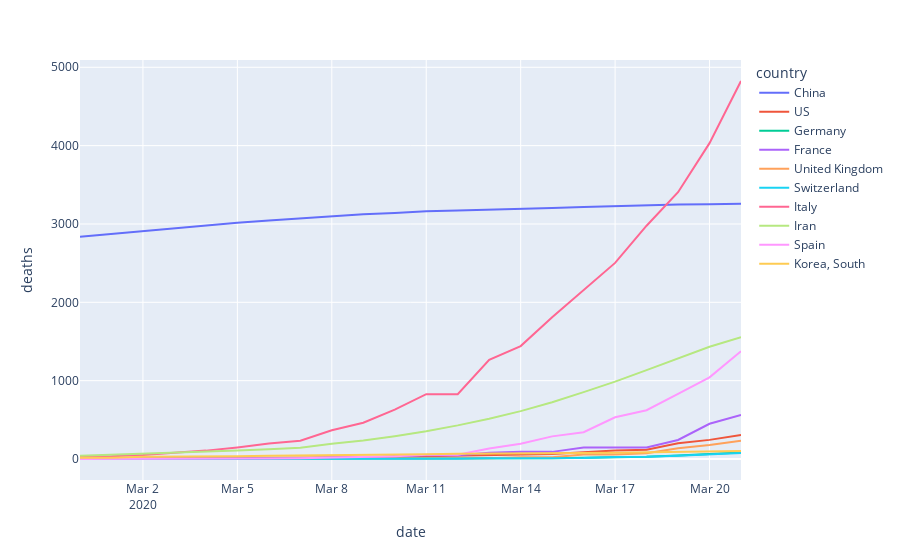
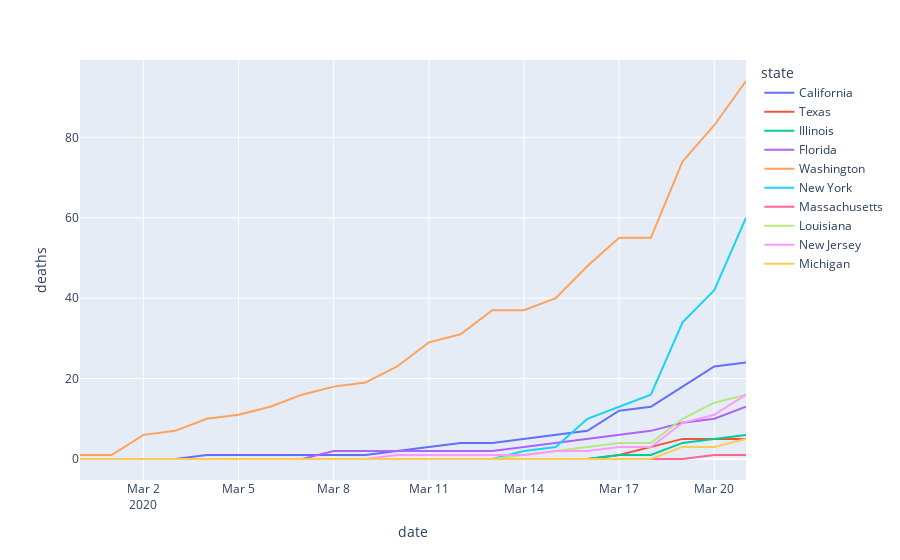

Write notebook code for charts like these, in order.
### Code cell
#### Plot deaths
covidly(scary_country_cases, y="deaths", color="country").show()
covidly(scary_cases, y="deaths").show()

### Figure 1 — Plotly figure (JSON) as saved in the notebook; plotly's stock layout.template omitted (floating-point values rounded to 4 significant figures)
{"data": [{"hoverlabel": {"namelength": 0}, "hovertemplate": "country=China<br>date=%{x}<br>deaths=%{y}", "legendgroup": "China", "line": {"color": "#636efa", "dash": "solid"}, "mode": "lines", "name": "China", "showlegend": true, "type": "scatter", "x": ["2020-02-29T00:00:00", "2020-03-01T00:00:00", "2020-03-02T00:00:00", "2020-03-03T00:00:00", "2020-03-04T00:00:00", "2020-03-05T00:00:00", "2020-03-06T00:00:00", "2020-03-07T00:00:00", "2020-03-08T00:00:00", "2020-03-09T00:00:00", "2020-03-10T00:00:00", "2020-03-11T00:00:00", "2020-03-12T00:00:00", "2020-03-13T00:00:00", "2020-03-14T00:00:00", "2020-03-15T00:00:00", "2020-03-16T00:00:00", "2020-03-17T00:00:00", "2020-03-18T00:00:00", "2020-03-19T00:00:00", "2020-03-20T00:00:00", "2020-03-21T00:00:00"], "xaxis": "x", "y": [2837, 2872, 2914, 2947, 2983, 3015, 3044, 3072, 3100, 3123, 3139, 3161, 3172, 3180, 3193, 3203, 3217, 3230, 3241, 3249, 3253, 3259], "yaxis": "y"}, {"hoverlabel": {"namelength": 0}, "hovertemplate": "country=US<br>date=%{x}<br>deaths=%{y}", "legendgroup": "US", "line": {"color": "#EF553B", "dash": "solid"}, "mode": "lines", "name": "US", "showlegend": true, "type": "scatter", "x": ["2020-02-29T00:00:00", "2020-03-01T00:00:00", "2020-03-02T00:00:00", "2020-03-03T00:00:00", "2020-03-04T00:00:00", "2020-03-05T00:00:00", "2020-03-06T00:00:00", "2020-03-07T00:00:00", "2020-03-08T00:00:00", "2020-03-09T00:00:00", "2020-03-10T00:00:00", "2020-03-11T00:00:00", "2020-03-12T00:00:00", "2020-03-13T00:00:00", "2020-03-14T00:00:00", "2020-03-15T00:00:00", "2020-03-16T00:00:00", "2020-03-17T00:00:00", "2020-03-18T00:00:00", "2020-03-19T00:00:00", "2020-03-20T00:00:00", "2020-03-21T00:00:00"], "xaxis": "x", "y": [1, 1, 6, 7, 11, 12, 14, 17, 21, 22, 28, 36, 40, 47, 54, 63, 85, 108, 118, 200, 244, 307], "yaxis": "y"}, {"hoverlabel": {"namelength": 0}, "hovertemplate": "country=Germany<br>date=%{x}<br>deaths=%{y}", "legendgroup": "Germany", "line": {"color": "#00cc96", "dash": "solid"}, "mode": "lines", "name": "Germany", "showlegend": true, "type": "scatter", "x": ["2020-02-29T00:00:00", "2020-03-01T00:00:00", "2020-03-02T00:00:00", "2020-03-03T00:00:00", "2020-03-04T00:00:00", "2020-03-05T00:00:00", "2020-03-06T00:00:00", "2020-03-07T00:00:00", "2020-03-08T00:00:00", "2020-03-09T00:00:00", "2020-03-10T00:00:00", "2020-03-11T00:00:00", "2020-03-12T00:00:00", "2020-03-13T00:00:00", "2020-03-14T00:00:00", "2020-03-15T00:00:00", "2020-03-16T00:00:00", "2020-03-17T00:00:00", "2020-03-18T00:00:00", "2020-03-19T00:00:00", "2020-03-20T00:00:00", "2020-03-21T00:00:00"], "xaxis": "x", "y": [0, 0, 0, 0, 0, 0, 0, 0, 0, 2, 2, 3, 3, 7, 9, 11, 17, 24, 28, 44, 67, 84], "yaxis": "y"}, {"hoverlabel": {"namelength": 0}, "hovertemplate": "country=France<br>date=%{x}<br>deaths=%{y}", "legendgroup": "France", "line": {"color": "#ab63fa", "dash": "solid"}, "mode": "lines", "name": "France", "showlegend": true, "type": "scatter", "x": ["2020-02-29T00:00:00", "2020-03-01T00:00:00", "2020-03-02T00:00:00", "2020-03-03T00:00:00", "2020-03-04T00:00:00", "2020-03-05T00:00:00", "2020-03-06T00:00:00", "2020-03-07T00:00:00", "2020-03-08T00:00:00", "2020-03-09T00:00:00", "2020-03-10T00:00:00", "2020-03-11T00:00:00", "2020-03-12T00:00:00", "2020-03-13T00:00:00", "2020-03-14T00:00:00", "2020-03-15T00:00:00", "2020-03-16T00:00:00", "2020-03-17T00:00:00", "2020-03-18T00:00:00", "2020-03-19T00:00:00", "2020-03-20T00:00:00", "2020-03-21T00:00:00"], "xaxis": "x", "y": [2, 2, 3, 4, 4, 6, 9, 11, 19, 19, 33, 48, 48, 79, 91, 91, 148, 148, 148, 243, 450, 562], "yaxis": "y"}, {"hoverlabel": {"namelength": 0}, "hovertemplate": "country=United Kingdom<br>date=%{x}<br>deaths=%{y}", "legendgroup": "United Kingdom", "line": {"color": "#FFA15A", "dash": "solid"}, "mode": "lines", "name": "United Kingdom", "showlegend": true, "type": "scatter", "x": ["2020-02-29T00:00:00", "2020-03-01T00:00:00", "2020-03-02T00:00:00", "2020-03-03T00:00:00", "2020-03-04T00:00:00", "2020-03-05T00:00:00", "2020-03-06T00:00:00", "2020-03-07T00:00:00", "2020-03-08T00:00:00", "2020-03-09T00:00:00", "2020-03-10T00:00:00", "2020-03-11T00:00:00", "2020-03-12T00:00:00", "2020-03-13T00:00:00", "2020-03-14T00:00:00", "2020-03-15T00:00:00", "2020-03-16T00:00:00", "2020-03-17T00:00:00", "2020-03-18T00:00:00", "2020-03-19T00:00:00", "2020-03-20T00:00:00", "2020-03-21T00:00:00"], "xaxis": "x", "y": [0, 0, 0, 0, 0, 1, 2, 2, 3, 4, 6, 8, 8, 8, 21, 21, 56, 56, 72, 138, 178, 234], "yaxis": "y"}, {"hoverlabel": {"namelength": 0}, "hovertemplate": "country=Switzerland<br>date=%{x}<br>deaths=%{y}", "legendgroup": "Switzerland", "line": {"color": "#19d3f3", "dash": "solid"}, "mode": "lines", "name": "Switzerland", "showlegend": true, "type": "scatter", "x": ["2020-02-29T00:00:00", "2020-03-01T00:00:00", "2020-03-02T00:00:00", "2020-03-03T00:00:00", "2020-03-04T00:00:00", "2020-03-05T00:00:00", "2020-03-06T00:00:00", "2020-03-07T00:00:00", "2020-03-08T00:00:00", "2020-03-09T00:00:00", "2020-03-10T00:00:00", "2020-03-11T00:00:00", "2020-03-12T00:00:00", "2020-03-13T00:00:00", "2020-03-14T00:00:00", "2020-03-15T00:00:00", "2020-03-16T00:00:00", "2020-03-17T00:00:00", "2020-03-18T00:00:00", "2020-03-19T00:00:00", "2020-03-20T00:00:00", "2020-03-21T00:00:00"], "xaxis": "x", "y": [0, 0, 0, 0, 0, 1, 1, 1, 2, 2, 3, 4, 4, 11, 13, 14, 14, 27, 28, 41, 54, 75], "yaxis": "y"}, {"hoverlabel": {"namelength": 0}, "hovertemplate": "country=Italy<br>date=%{x}<br>deaths=%{y}", "legendgroup": "Italy", "line": {"color": "#FF6692", "dash": "solid"}, "mode": "lines", "name": "Italy", "showlegend": true, "type": "scatter", "x": ["2020-02-29T00:00:00", "2020-03-01T00:00:00", "2020-03-02T00:00:00", "2020-03-03T00:00:00", "2020-03-04T00:00:00", "2020-03-05T00:00:00", "2020-03-06T00:00:00", "2020-03-07T00:00:00", "2020-03-08T00:00:00", "2020-03-09T00:00:00", "2020-03-10T00:00:00", "2020-03-11T00:00:00", "2020-03-12T00:00:00", "2020-03-13T00:00:00", "2020-03-14T00:00:00", "2020-03-15T00:00:00", "2020-03-16T00:00:00", "2020-03-17T00:00:00", "2020-03-18T00:00:00", "2020-03-19T00:00:00", "2020-03-20T00:00:00", "2020-03-21T00:00:00"], "xaxis": "x", "y": [29, 34, 52, 79, 107, 148, 197, 233, 366, 463, 631, 827, 827, 1266, 1441, 1809, 2158, 2503, 2978, 3405, 4032, 4825], "yaxis": "y"}, {"hoverlabel": {"namelength": 0}, "hovertemplate": "country=Iran<br>date=%{x}<br>deaths=%{y}", "legendgroup": "Iran", "line": {"color": "#B6E880", "dash": "solid"}, "mode": "lines", "name": "Iran", "showlegend": true, "type": "scatter", "x": ["2020-02-29T00:00:00", "2020-03-01T00:00:00", "2020-03-02T00:00:00", "2020-03-03T00:00:00", "2020-03-04T00:00:00", "2020-03-05T00:00:00", "2020-03-06T00:00:00", "2020-03-07T00:00:00", "2020-03-08T00:00:00", "2020-03-09T00:00:00", "2020-03-10T00:00:00", "2020-03-11T00:00:00", "2020-03-12T00:00:00", "2020-03-13T00:00:00", "2020-03-14T00:00:00", "2020-03-15T00:00:00", "2020-03-16T00:00:00", "2020-03-17T00:00:00", "2020-03-18T00:00:00", "2020-03-19T00:00:00", "2020-03-20T00:00:00", "2020-03-21T00:00:00"], "xaxis": "x", "y": [43, 54, 66, 77, 92, 107, 124, 145, 194, 237, 291, 354, 429, 514, 611, 724, 853, 988, 1135, 1284, 1433, 1556], "yaxis": "y"}, {"hoverlabel": {"namelength": 0}, "hovertemplate": "country=Spain<br>date=%{x}<br>deaths=%{y}", "legendgroup": "Spain", "line": {"color": "#FF97FF", "dash": "solid"}, "mode": "lines", "name": "Spain", "showlegend": true, "type": "scatter", "x": ["2020-02-29T00:00:00", "2020-03-01T00:00:00", "2020-03-02T00:00:00", "2020-03-03T00:00:00", "2020-03-04T00:00:00", "2020-03-05T00:00:00", "2020-03-06T00:00:00", "2020-03-07T00:00:00", "2020-03-08T00:00:00", "2020-03-09T00:00:00", "2020-03-10T00:00:00", "2020-03-11T00:00:00", "2020-03-12T00:00:00", "2020-03-13T00:00:00", "2020-03-14T00:00:00", "2020-03-15T00:00:00", "2020-03-16T00:00:00", "2020-03-17T00:00:00", "2020-03-18T00:00:00", "2020-03-19T00:00:00", "2020-03-20T00:00:00", "2020-03-21T00:00:00"], "xaxis": "x", "y": [0, 0, 0, 1, 2, 3, 5, 10, 17, 28, 35, 54, 55, 133, 195, 289, 342, 533, 623, 830, 1043, 1375], "yaxis": "y"}, {"hoverlabel": {"namelength": 0}, "hovertemplate": "country=Korea, South<br>date=%{x}<br>deaths=%{y}", "legendgroup": "Korea, South", "line": {"color": "#FECB52", "dash": "solid"}, "mode": "lines", "name": "Korea, South", "showlegend": true, "type": "scatter", "x": ["2020-02-29T00:00:00", "2020-03-01T00:00:00", "2020-03-02T00:00:00", "2020-03-03T00:00:00", "2020-03-04T00:00:00", "2020-03-05T00:00:00", "2020-03-06T00:00:00", "2020-03-07T00:00:00", "2020-03-08T00:00:00", "2020-03-09T00:00:00", "2020-03-10T00:00:00", "2020-03-11T00:00:00", "2020-03-12T00:00:00", "2020-03-13T00:00:00", "2020-03-14T00:00:00", "2020-03-15T00:00:00", "2020-03-16T00:00:00", "2020-03-17T00:00:00", "2020-03-18T00:00:00", "2020-03-19T00:00:00", "2020-03-20T00:00:00", "2020-03-21T00:00:00"], "xaxis": "x", "y": [16, 17, 28, 28, 35, 35, 42, 44, 50, 53, 54, 60, 66, 66, 72, 75, 75, 81, 84, 91, 94, 102], "yaxis": "y"}], "layout": {"legend": {"title": {"text": "country"}, "tracegroupgap": 0}, "margin": {"t": 60}, "xaxis": {"anchor": "y", "domain": [0, 1], "title": {"text": "date"}}, "yaxis": {"anchor": "x", "domain": [0, 1], "title": {"text": "deaths"}}}}

### Figure 2 — Plotly figure (JSON) as saved in the notebook; plotly's stock layout.template omitted (floating-point values rounded to 4 significant figures)
{"data": [{"hoverlabel": {"namelength": 0}, "hovertemplate": "state=California<br>date=%{x}<br>deaths=%{y}", "legendgroup": "California", "line": {"color": "#636efa", "dash": "solid"}, "mode": "lines", "name": "California", "showlegend": true, "type": "scatter", "x": ["2020-02-29T00:00:00", "2020-03-01T00:00:00", "2020-03-02T00:00:00", "2020-03-03T00:00:00", "2020-03-04T00:00:00", "2020-03-05T00:00:00", "2020-03-06T00:00:00", "2020-03-07T00:00:00", "2020-03-08T00:00:00", "2020-03-09T00:00:00", "2020-03-10T00:00:00", "2020-03-11T00:00:00", "2020-03-12T00:00:00", "2020-03-13T00:00:00", "2020-03-14T00:00:00", "2020-03-15T00:00:00", "2020-03-16T00:00:00", "2020-03-17T00:00:00", "2020-03-18T00:00:00", "2020-03-19T00:00:00", "2020-03-20T00:00:00", "2020-03-21T00:00:00"], "xaxis": "x", "y": [0, 0, 0, 0, 1, 1, 1, 1, 1, 1, 2, 3, 4, 4, 5, 6, 7, 12, 13, 18, 23, 24], "yaxis": "y"}, {"hoverlabel": {"namelength": 0}, "hovertemplate": "state=Texas<br>date=%{x}<br>deaths=%{y}", "legendgroup": "Texas", "line": {"color": "#EF553B", "dash": "solid"}, "mode": "lines", "name": "Texas", "showlegend": true, "type": "scatter", "x": ["2020-02-29T00:00:00", "2020-03-01T00:00:00", "2020-03-02T00:00:00", "2020-03-03T00:00:00", "2020-03-04T00:00:00", "2020-03-05T00:00:00", "2020-03-06T00:00:00", "2020-03-07T00:00:00", "2020-03-08T00:00:00", "2020-03-09T00:00:00", "2020-03-10T00:00:00", "2020-03-11T00:00:00", "2020-03-12T00:00:00", "2020-03-13T00:00:00", "2020-03-14T00:00:00", "2020-03-15T00:00:00", "2020-03-16T00:00:00", "2020-03-17T00:00:00", "2020-03-18T00:00:00", "2020-03-19T00:00:00", "2020-03-20T00:00:00", "2020-03-21T00:00:00"], "xaxis": "x", "y": [0, 0, 0, 0, 0, 0, 0, 0, 0, 0, 0, 0, 0, 0, 0, 0, 0, 1, 3, 5, 5, 5], "yaxis": "y"}, {"hoverlabel": {"namelength": 0}, "hovertemplate": "state=Illinois<br>date=%{x}<br>deaths=%{y}", "legendgroup": "Illinois", "line": {"color": "#00cc96", "dash": "solid"}, "mode": "lines", "name": "Illinois", "showlegend": true, "type": "scatter", "x": ["2020-02-29T00:00:00", "2020-03-01T00:00:00", "2020-03-02T00:00:00", "2020-03-03T00:00:00", "2020-03-04T00:00:00", "2020-03-05T00:00:00", "2020-03-06T00:00:00", "2020-03-07T00:00:00", "2020-03-08T00:00:00", "2020-03-09T00:00:00", "2020-03-10T00:00:00", "2020-03-11T00:00:00", "2020-03-12T00:00:00", "2020-03-13T00:00:00", "2020-03-14T00:00:00", "2020-03-15T00:00:00", "2020-03-16T00:00:00", "2020-03-17T00:00:00", "2020-03-18T00:00:00", "2020-03-19T00:00:00", "2020-03-20T00:00:00", "2020-03-21T00:00:00"], "xaxis": "x", "y": [0, 0, 0, 0, 0, 0, 0, 0, 0, 0, 0, 0, 0, 0, 0, 0, 0, 1, 1, 4, 5, 6], "yaxis": "y"}, {"hoverlabel": {"namelength": 0}, "hovertemplate": "state=Florida<br>date=%{x}<br>deaths=%{y}", "legendgroup": "Florida", "line": {"color": "#ab63fa", "dash": "solid"}, "mode": "lines", "name": "Florida", "showlegend": true, "type": "scatter", "x": ["2020-02-29T00:00:00", "2020-03-01T00:00:00", "2020-03-02T00:00:00", "2020-03-03T00:00:00", "2020-03-04T00:00:00", "2020-03-05T00:00:00", "2020-03-06T00:00:00", "2020-03-07T00:00:00", "2020-03-08T00:00:00", "2020-03-09T00:00:00", "2020-03-10T00:00:00", "2020-03-11T00:00:00", "2020-03-12T00:00:00", "2020-03-13T00:00:00", "2020-03-14T00:00:00", "2020-03-15T00:00:00", "2020-03-16T00:00:00", "2020-03-17T00:00:00", "2020-03-18T00:00:00", "2020-03-19T00:00:00", "2020-03-20T00:00:00", "2020-03-21T00:00:00"], "xaxis": "x", "y": [0, 0, 0, 0, 0, 0, 0, 0, 2, 2, 2, 2, 2, 2, 3, 4, 5, 6, 7, 9, 10, 13], "yaxis": "y"}, {"hoverlabel": {"namelength": 0}, "hovertemplate": "state=Washington<br>date=%{x}<br>deaths=%{y}", "legendgroup": "Washington", "line": {"color": "#FFA15A", "dash": "solid"}, "mode": "lines", "name": "Washington", "showlegend": true, "type": "scatter", "x": ["2020-02-29T00:00:00", "2020-03-01T00:00:00", "2020-03-02T00:00:00", "2020-03-03T00:00:00", "2020-03-04T00:00:00", "2020-03-05T00:00:00", "2020-03-06T00:00:00", "2020-03-07T00:00:00", "2020-03-08T00:00:00", "2020-03-09T00:00:00", "2020-03-10T00:00:00", "2020-03-11T00:00:00", "2020-03-12T00:00:00", "2020-03-13T00:00:00", "2020-03-14T00:00:00", "2020-03-15T00:00:00", "2020-03-16T00:00:00", "2020-03-17T00:00:00", "2020-03-18T00:00:00", "2020-03-19T00:00:00", "2020-03-20T00:00:00", "2020-03-21T00:00:00"], "xaxis": "x", "y": [1, 1, 6, 7, 10, 11, 13, 16, 18, 19, 23, 29, 31, 37, 37, 40, 48, 55, 55, 74, 83, 94], "yaxis": "y"}, {"hoverlabel": {"namelength": 0}, "hovertemplate": "state=New York<br>date=%{x}<br>deaths=%{y}", "legendgroup": "New York", "line": {"color": "#19d3f3", "dash": "solid"}, "mode": "lines", "name": "New York", "showlegend": true, "type": "scatter", "x": ["2020-02-29T00:00:00", "2020-03-01T00:00:00", "2020-03-02T00:00:00", "2020-03-03T00:00:00", "2020-03-04T00:00:00", "2020-03-05T00:00:00", "2020-03-06T00:00:00", "2020-03-07T00:00:00", "2020-03-08T00:00:00", "2020-03-09T00:00:00", "2020-03-10T00:00:00", "2020-03-11T00:00:00", "2020-03-12T00:00:00", "2020-03-13T00:00:00", "2020-03-14T00:00:00", "2020-03-15T00:00:00", "2020-03-16T00:00:00", "2020-03-17T00:00:00", "2020-03-18T00:00:00", "2020-03-19T00:00:00", "2020-03-20T00:00:00", "2020-03-21T00:00:00"], "xaxis": "x", "y": [0, 0, 0, 0, 0, 0, 0, 0, 0, 0, 0, 0, 0, 0, 2, 3, 10, 13, 16, 34, 42, 60], "yaxis": "y"}, {"hoverlabel": {"namelength": 0}, "hovertemplate": "state=Massachusetts<br>date=%{x}<br>deaths=%{y}", "legendgroup": "Massachusetts", "line": {"color": "#FF6692", "dash": "solid"}, "mode": "lines", "name": "Massachusetts", "showlegend": true, "type": "scatter", "x": ["2020-02-29T00:00:00", "2020-03-01T00:00:00", "2020-03-02T00:00:00", "2020-03-03T00:00:00", "2020-03-04T00:00:00", "2020-03-05T00:00:00", "2020-03-06T00:00:00", "2020-03-07T00:00:00", "2020-03-08T00:00:00", "2020-03-09T00:00:00", "2020-03-10T00:00:00", "2020-03-11T00:00:00", "2020-03-12T00:00:00", "2020-03-13T00:00:00", "2020-03-14T00:00:00", "2020-03-15T00:00:00", "2020-03-16T00:00:00", "2020-03-17T00:00:00", "2020-03-18T00:00:00", "2020-03-19T00:00:00", "2020-03-20T00:00:00", "2020-03-21T00:00:00"], "xaxis": "x", "y": [0, 0, 0, 0, 0, 0, 0, 0, 0, 0, 0, 0, 0, 0, 0, 0, 0, 0, 0, 0, 1, 1], "yaxis": "y"}, {"hoverlabel": {"namelength": 0}, "hovertemplate": "state=Louisiana<br>date=%{x}<br>deaths=%{y}", "legendgroup": "Louisiana", "line": {"color": "#B6E880", "dash": "solid"}, "mode": "lines", "name": "Louisiana", "showlegend": true, "type": "scatter", "x": ["2020-02-29T00:00:00", "2020-03-01T00:00:00", "2020-03-02T00:00:00", "2020-03-03T00:00:00", "2020-03-04T00:00:00", "2020-03-05T00:00:00", "2020-03-06T00:00:00", "2020-03-07T00:00:00", "2020-03-08T00:00:00", "2020-03-09T00:00:00", "2020-03-10T00:00:00", "2020-03-11T00:00:00", "2020-03-12T00:00:00", "2020-03-13T00:00:00", "2020-03-14T00:00:00", "2020-03-15T00:00:00", "2020-03-16T00:00:00", "2020-03-17T00:00:00", "2020-03-18T00:00:00", "2020-03-19T00:00:00", "2020-03-20T00:00:00", "2020-03-21T00:00:00"], "xaxis": "x", "y": [0, 0, 0, 0, 0, 0, 0, 0, 0, 0, 0, 0, 0, 0, 1, 2, 3, 4, 4, 10, 14, 16], "yaxis": "y"}, {"hoverlabel": {"namelength": 0}, "hovertemplate": "state=New Jersey<br>date=%{x}<br>deaths=%{y}", "legendgroup": "New Jersey", "line": {"color": "#FF97FF", "dash": "solid"}, "mode": "lines", "name": "New Jersey", "showlegend": true, "type": "scatter", "x": ["2020-02-29T00:00:00", "2020-03-01T00:00:00", "2020-03-02T00:00:00", "2020-03-03T00:00:00", "2020-03-04T00:00:00", "2020-03-05T00:00:00", "2020-03-06T00:00:00", "2020-03-07T00:00:00", "2020-03-08T00:00:00", "2020-03-09T00:00:00", "2020-03-10T00:00:00", "2020-03-11T00:00:00", "2020-03-12T00:00:00", "2020-03-13T00:00:00", "2020-03-14T00:00:00", "2020-03-15T00:00:00", "2020-03-16T00:00:00", "2020-03-17T00:00:00", "2020-03-18T00:00:00", "2020-03-19T00:00:00", "2020-03-20T00:00:00", "2020-03-21T00:00:00"], "xaxis": "x", "y": [0, 0, 0, 0, 0, 0, 0, 0, 0, 0, 1, 1, 1, 1, 1, 2, 2, 3, 3, 9, 11, 16], "yaxis": "y"}, {"hoverlabel": {"namelength": 0}, "hovertemplate": "state=Michigan<br>date=%{x}<br>deaths=%{y}", "legendgroup": "Michigan", "line": {"color": "#FECB52", "dash": "solid"}, "mode": "lines", "name": "Michigan", "showlegend": true, "type": "scatter", "x": ["2020-02-29T00:00:00", "2020-03-01T00:00:00", "2020-03-02T00:00:00", "2020-03-03T00:00:00", "2020-03-04T00:00:00", "2020-03-05T00:00:00", "2020-03-06T00:00:00", "2020-03-07T00:00:00", "2020-03-08T00:00:00", "2020-03-09T00:00:00", "2020-03-10T00:00:00", "2020-03-11T00:00:00", "2020-03-12T00:00:00", "2020-03-13T00:00:00", "2020-03-14T00:00:00", "2020-03-15T00:00:00", "2020-03-16T00:00:00", "2020-03-17T00:00:00", "2020-03-18T00:00:00", "2020-03-19T00:00:00", "2020-03-20T00:00:00", "2020-03-21T00:00:00"], "xaxis": "x", "y": [0, 0, 0, 0, 0, 0, 0, 0, 0, 0, 0, 0, 0, 0, 0, 0, 0, 0, 0, 3, 3, 5], "yaxis": "y"}], "layout": {"legend": {"title": {"text": "state"}, "tracegroupgap": 0}, "margin": {"t": 60}, "xaxis": {"anchor": "y", "domain": [0, 1], "title": {"text": "date"}}, "yaxis": {"anchor": "x", "domain": [0, 1], "title": {"text": "deaths"}}}}
